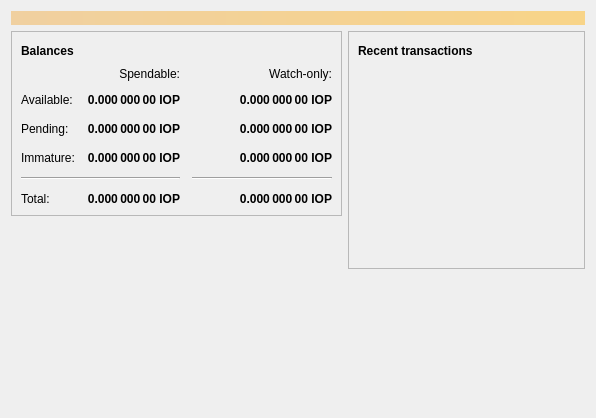
<?xml version="1.0" encoding="UTF-8"?>
<ui version="4.0">
 <class>OverviewPage</class>
 <widget class="QWidget" name="OverviewPage">
  <property name="geometry">
   <rect>
    <x>0</x>
    <y>0</y>
    <width>596</width>
    <height>342</height>
   </rect>
  </property>
  <property name="windowTitle">
   <string>Form</string>
  </property>
  <layout class="QVBoxLayout" name="topLayout">
   <item>
    <widget class="QLabel" name="labelAlerts">
     <property name="visible">
      <bool>false</bool>
     </property>
     <property name="styleSheet">
      <string notr="true">QLabel { background-color: qlineargradient(x1: 0, y1: 0, x2: 1, y2: 0, stop:0 #F0D0A0, stop:1 #F8D488); color:#000000; }
      QPushButton { border: none }
      #lineWatchBalance { border: none }
      #line { border: none }</string>
     </property>
     <property name="wordWrap">
      <bool>true</bool>
     </property>
     <property name="margin">
      <number>3</number>
     </property>
     <property name="textInteractionFlags">
      <set>Qt::TextSelectableByMouse</set>
     </property>
    </widget>
   </item>
   <item>
    <layout class="QHBoxLayout" name="horizontalLayout" stretch="1,1">
     <item>
      <layout class="QVBoxLayout" name="verticalLayout_2">
       <item>
        <widget class="QFrame" name="frame">
         <property name="frameShape">
          <enum>QFrame::StyledPanel</enum>
         </property>
         <property name="frameShadow">
          <enum>QFrame::Raised</enum>
         </property>
         <layout class="QVBoxLayout" name="verticalLayout_4">
          <item>
           <layout class="QHBoxLayout" name="horizontalLayout_4">
            <item>
             <widget class="QLabel" name="label_5">
              <property name="font">
               <font>
                <weight>75</weight>
                <bold>true</bold>
               </font>
              </property>
              <property name="text">
               <string>Balances</string>
              </property>
             </widget>
            </item>
            <item>
             <widget class="QPushButton" name="labelWalletStatus">
              <property name="enabled">
               <bool>true</bool>
              </property>
              <property name="styleSheet">
                <string notr="true">QPushButton { border: none }</string>
              </property>
              <property name="maximumSize">
               <size>
                <width>30</width>
                <height>16777215</height>
               </size>
              </property>
              <property name="toolTip">
               <string>The displayed information may be out of date. Your wallet automatically synchronizes with the IoP network after a connection is established, but this process has not completed yet.</string>
              </property>
              <property name="text">
               <string/>
              </property>
              <property name="icon">
               <iconset resource="../iop.qrc">
                <normaloff>:/icons/warning</normaloff>
                <disabledoff>:/icons/warning</disabledoff>:/icons/warning</iconset>
              </property>
              <property name="iconSize">
               <size>
                <width>24</width>
                <height>24</height>
               </size>
              </property>
              <property name="flat">
               <bool>true</bool>
              </property>
             </widget>
            </item>
            <item>
             <spacer name="horizontalSpacer_3">
              <property name="orientation">
               <enum>Qt::Horizontal</enum>
              </property>
              <property name="sizeHint" stdset="0">
               <size>
                <width>40</width>
                <height>20</height>
               </size>
              </property>
             </spacer>
            </item>
           </layout>
          </item>
          <item>
           <layout class="QGridLayout" name="gridLayout">
            <property name="spacing">
             <number>12</number>
            </property>
            <item row="2" column="2">
             <widget class="QLabel" name="labelWatchPending">
              <property name="font">
               <font>
                <weight>75</weight>
                <bold>true</bold>
               </font>
              </property>
              <property name="cursor">
               <cursorShape>IBeamCursor</cursorShape>
              </property>
              <property name="toolTip">
               <string>Unconfirmed transactions to watch-only addresses</string>
              </property>
              <property name="text">
               <string notr="true">0.000 000 00 IOP</string>
              </property>
              <property name="alignment">
               <set>Qt::AlignRight|Qt::AlignTrailing|Qt::AlignVCenter</set>
              </property>
              <property name="textInteractionFlags">
               <set>Qt::LinksAccessibleByMouse|Qt::TextSelectableByKeyboard|Qt::TextSelectableByMouse</set>
              </property>
             </widget>
            </item>
            <item row="2" column="1">
             <widget class="QLabel" name="labelUnconfirmed">
              <property name="font">
               <font>
                <weight>75</weight>
                <bold>true</bold>
               </font>
              </property>
              <property name="cursor">
               <cursorShape>IBeamCursor</cursorShape>
              </property>
              <property name="toolTip">
               <string>Total of transactions that have yet to be confirmed, and do not yet count toward the spendable balance</string>
              </property>
              <property name="text">
               <string notr="true">0.000 000 00 IOP</string>
              </property>
              <property name="alignment">
               <set>Qt::AlignRight|Qt::AlignTrailing|Qt::AlignVCenter</set>
              </property>
              <property name="textInteractionFlags">
               <set>Qt::LinksAccessibleByMouse|Qt::TextSelectableByKeyboard|Qt::TextSelectableByMouse</set>
              </property>
             </widget>
            </item>
            <item row="3" column="2">
             <widget class="QLabel" name="labelWatchImmature">
              <property name="font">
               <font>
                <weight>75</weight>
                <bold>true</bold>
               </font>
              </property>
              <property name="cursor">
               <cursorShape>IBeamCursor</cursorShape>
              </property>
              <property name="toolTip">
               <string>Mined balance in watch-only addresses that has not yet matured</string>
              </property>
              <property name="text">
               <string notr="true">0.000 000 00 IOP</string>
              </property>
              <property name="alignment">
               <set>Qt::AlignRight|Qt::AlignTrailing|Qt::AlignVCenter</set>
              </property>
              <property name="textInteractionFlags">
               <set>Qt::LinksAccessibleByMouse|Qt::TextSelectableByKeyboard|Qt::TextSelectableByMouse</set>
              </property>
             </widget>
            </item>
            <item row="4" column="0" colspan="2">
             <widget class="Line" name="line">
              <property name="orientation">
               <enum>Qt::Horizontal</enum>
              </property>
             </widget>
            </item>
            <item row="4" column="2">
             <widget class="Line" name="lineWatchBalance">
              <property name="sizePolicy">
               <sizepolicy hsizetype="Preferred" vsizetype="Fixed">
                <horstretch>0</horstretch>
                <verstretch>0</verstretch>
               </sizepolicy>
              </property>
              <property name="minimumSize">
               <size>
                <width>140</width>
                <height>0</height>
               </size>
              </property>
              <property name="orientation">
               <enum>Qt::Horizontal</enum>
              </property>
             </widget>
            </item>
            <item row="5" column="0">
             <widget class="QLabel" name="labelTotalText">
              <property name="text">
               <string>Total:</string>
              </property>
             </widget>
            </item>
            <item row="3" column="1">
             <widget class="QLabel" name="labelImmature">
              <property name="font">
               <font>
                <weight>75</weight>
                <bold>true</bold>
               </font>
              </property>
              <property name="cursor">
               <cursorShape>IBeamCursor</cursorShape>
              </property>
              <property name="toolTip">
               <string>Mined balance that has not yet matured</string>
              </property>
              <property name="text">
               <string notr="true">0.000 000 00 IOP</string>
              </property>
              <property name="alignment">
               <set>Qt::AlignRight|Qt::AlignTrailing|Qt::AlignVCenter</set>
              </property>
              <property name="textInteractionFlags">
               <set>Qt::LinksAccessibleByMouse|Qt::TextSelectableByKeyboard|Qt::TextSelectableByMouse</set>
              </property>
             </widget>
            </item>
            <item row="2" column="3">
             <spacer name="horizontalSpacer_2">
              <property name="orientation">
               <enum>Qt::Horizontal</enum>
              </property>
              <property name="sizeHint" stdset="0">
               <size>
                <width>40</width>
                <height>20</height>
               </size>
              </property>
             </spacer>
            </item>
            <item row="3" column="0">
             <widget class="QLabel" name="labelImmatureText">
              <property name="text">
               <string>Immature:</string>
              </property>
             </widget>
            </item>
            <item row="5" column="1">
             <widget class="QLabel" name="labelTotal">
              <property name="font">
               <font>
                <weight>75</weight>
                <bold>true</bold>
               </font>
              </property>
              <property name="cursor">
               <cursorShape>IBeamCursor</cursorShape>
              </property>
              <property name="toolTip">
               <string>Your current total balance</string>
              </property>
              <property name="text">
               <string notr="true">0.000 000 00 IOP</string>
              </property>
              <property name="alignment">
               <set>Qt::AlignRight|Qt::AlignTrailing|Qt::AlignVCenter</set>
              </property>
              <property name="textInteractionFlags">
               <set>Qt::LinksAccessibleByMouse|Qt::TextSelectableByKeyboard|Qt::TextSelectableByMouse</set>
              </property>
             </widget>
            </item>
            <item row="5" column="2">
             <widget class="QLabel" name="labelWatchTotal">
              <property name="font">
               <font>
                <weight>75</weight>
                <bold>true</bold>
               </font>
              </property>
              <property name="cursor">
               <cursorShape>IBeamCursor</cursorShape>
              </property>
              <property name="toolTip">
               <string>Current total balance in watch-only addresses</string>
              </property>
              <property name="text">
               <string notr="true">0.000 000 00 IOP</string>
              </property>
              <property name="alignment">
               <set>Qt::AlignRight|Qt::AlignTrailing|Qt::AlignVCenter</set>
              </property>
              <property name="textInteractionFlags">
               <set>Qt::LinksAccessibleByMouse|Qt::TextSelectableByKeyboard|Qt::TextSelectableByMouse</set>
              </property>
             </widget>
            </item>
            <item row="0" column="2">
             <widget class="QLabel" name="labelWatchonly">
              <property name="text">
               <string>Watch-only:</string>
              </property>
              <property name="alignment">
               <set>Qt::AlignRight|Qt::AlignTrailing|Qt::AlignVCenter</set>
              </property>
             </widget>
            </item>
            <item row="1" column="0">
             <widget class="QLabel" name="labelBalanceText">
              <property name="text">
               <string>Available:</string>
              </property>
             </widget>
            </item>
            <item row="1" column="1">
             <widget class="QLabel" name="labelBalance">
              <property name="font">
               <font>
                <weight>75</weight>
                <bold>true</bold>
               </font>
              </property>
              <property name="cursor">
               <cursorShape>IBeamCursor</cursorShape>
              </property>
              <property name="toolTip">
               <string>Your current spendable balance</string>
              </property>
              <property name="text">
               <string notr="true">0.000 000 00 IOP</string>
              </property>
              <property name="alignment">
               <set>Qt::AlignRight|Qt::AlignTrailing|Qt::AlignVCenter</set>
              </property>
              <property name="textInteractionFlags">
               <set>Qt::LinksAccessibleByMouse|Qt::TextSelectableByKeyboard|Qt::TextSelectableByMouse</set>
              </property>
             </widget>
            </item>
            <item row="1" column="2">
             <widget class="QLabel" name="labelWatchAvailable">
              <property name="font">
               <font>
                <weight>75</weight>
                <bold>true</bold>
               </font>
              </property>
              <property name="cursor">
               <cursorShape>IBeamCursor</cursorShape>
              </property>
              <property name="toolTip">
               <string>Your current balance in watch-only addresses</string>
              </property>
              <property name="text">
               <string notr="true">0.000 000 00 IOP</string>
              </property>
              <property name="alignment">
               <set>Qt::AlignRight|Qt::AlignTrailing|Qt::AlignVCenter</set>
              </property>
              <property name="textInteractionFlags">
               <set>Qt::LinksAccessibleByMouse|Qt::TextSelectableByKeyboard|Qt::TextSelectableByMouse</set>
              </property>
             </widget>
            </item>
            <item row="2" column="0">
             <widget class="QLabel" name="labelPendingText">
              <property name="text">
               <string>Pending:</string>
              </property>
             </widget>
            </item>
            <item row="0" column="1">
             <widget class="QLabel" name="labelSpendable">
              <property name="text">
               <string>Spendable:</string>
              </property>
              <property name="alignment">
               <set>Qt::AlignRight|Qt::AlignTrailing|Qt::AlignVCenter</set>
              </property>
             </widget>
            </item>
           </layout>
          </item>
         </layout>
        </widget>
       </item>
       <item>
        <layout class="QHBoxLayout" name="logoLayout">
          <property name="spacing">
             <number>0</number>
          </property>
          <property name="margin">
             <number>0</number>
          </property>
          <property name="alignment">
               <set>Qt::AlignLeft|Qt::AlignTop</set>
          </property>
          <item>
          <widget class="QPushButton" name="iopLogo">
           <property name="enabled">
              <bool>true</bool>
            </property>
            <!--<property name="sizePolicy">
               <sizepolicy hsizetype="Preferred" vsizetype="MinimumExpanding">
                <horstretch>1</horstretch>
                <verstretch>1</verstretch>
               </sizepolicy>
              </property>-->
            <property name="styleSheet">
              <string notr="true">QPushButton {width: 187; height: 165; margin: 0px; padding: 10; border: none; textalign:left; image: url(:/icons/iop) }</string>
            </property>
            <property name="toolTip">
               <string>http://iop.global</string>
              </property>
            <property name="text">
              <string/>
            </property>
            <property name="size" stdset="0">
              <size>
                <width>256</width>
                <height>256</height>
              </size>
            </property>
            <property name="flat">
              <bool>true</bool>
            </property>
          </widget>
          </item>
        </layout>
       </item>
       <item>
        <spacer name="verticalSpacer">
         <property name="orientation">
          <enum>Qt::Vertical</enum>
         </property>
         <property name="sizePolicy">
               <sizepolicy hsizetype="Preferred" vsizetype="Preferred">
                <horstretch>1</horstretch>
                <verstretch>1</verstretch>
               </sizepolicy>
              </property>
         <property name="sizeHint" stdset="0">
          <size>
           <width>20</width>
           <height>40</height>
          </size>
         </property>
        </spacer>
       </item>
      </layout>
     </item>
     <item>
      <layout class="QVBoxLayout" name="verticalLayout_3">
       <item>
        <widget class="QFrame" name="frame_2">
         <property name="frameShape">
          <enum>QFrame::StyledPanel</enum>
         </property>
         <property name="frameShadow">
          <enum>QFrame::Raised</enum>
         </property>
         <layout class="QVBoxLayout" name="verticalLayout">
          <item>
           <layout class="QHBoxLayout" name="horizontalLayout_2">
            <item>
             <widget class="QLabel" name="label_4">
              <property name="font">
               <font>
                <weight>75</weight>
                <bold>true</bold>
               </font>
              </property>
              <property name="text">
               <string>Recent transactions</string>
              </property>
             </widget>
            </item>
            <item>
             <widget class="QPushButton" name="labelTransactionsStatus">
              <property name="enabled">
               <bool>true</bool>
              </property>
              <property name="styleSheet">
                <string notr="true">QPushButton { border: none }</string>
              </property>
              <property name="maximumSize">
               <size>
                <width>30</width>
                <height>16777215</height>
               </size>
              </property>
              <property name="toolTip">
               <string>The displayed information may be out of date. Your wallet automatically synchronizes with the IoP network after a connection is established, but this process has not completed yet.</string>
              </property>
              <property name="text">
               <string/>
              </property>
              <property name="icon">
               <iconset resource="../iop.qrc">
                <normaloff>:/icons/warning</normaloff>
                <disabledoff>:/icons/warning</disabledoff>:/icons/warning</iconset>
              </property>
              <property name="iconSize">
               <size>
                <width>24</width>
                <height>24</height>
               </size>
              </property>
              <property name="flat">
               <bool>true</bool>
              </property>
             </widget>
            </item>
            <item>
             <spacer name="horizontalSpacer">
              <property name="orientation">
               <enum>Qt::Horizontal</enum>
              </property>
              <property name="sizeHint" stdset="0">
               <size>
                <width>40</width>
                <height>20</height>
               </size>
              </property>
             </spacer>
            </item>
           </layout>
          </item>
          <item>
           <widget class="QListView" name="listTransactions">
            <property name="styleSheet">
             <string notr="true">QListView { background: transparent; }</string>
            </property>
            <property name="frameShape">
             <enum>QFrame::NoFrame</enum>
            </property>
            <property name="verticalScrollBarPolicy">
             <enum>Qt::ScrollBarAlwaysOff</enum>
            </property>
            <property name="horizontalScrollBarPolicy">
             <enum>Qt::ScrollBarAlwaysOff</enum>
            </property>
            <property name="selectionMode">
             <enum>QAbstractItemView::NoSelection</enum>
            </property>
           </widget>
          </item>
         </layout>
        </widget>
       </item>
       <item>
        <spacer name="verticalSpacer_2">
         <property name="orientation">
          <enum>Qt::Vertical</enum>
         </property>
         <property name="sizeHint" stdset="0">
          <size>
           <width>20</width>
           <height>40</height>
          </size>
         </property>
        </spacer>
       </item>
      </layout>
     </item>
    </layout>
   </item>
  </layout>
 </widget>
 <resources/>
 <connections/>
</ui>
